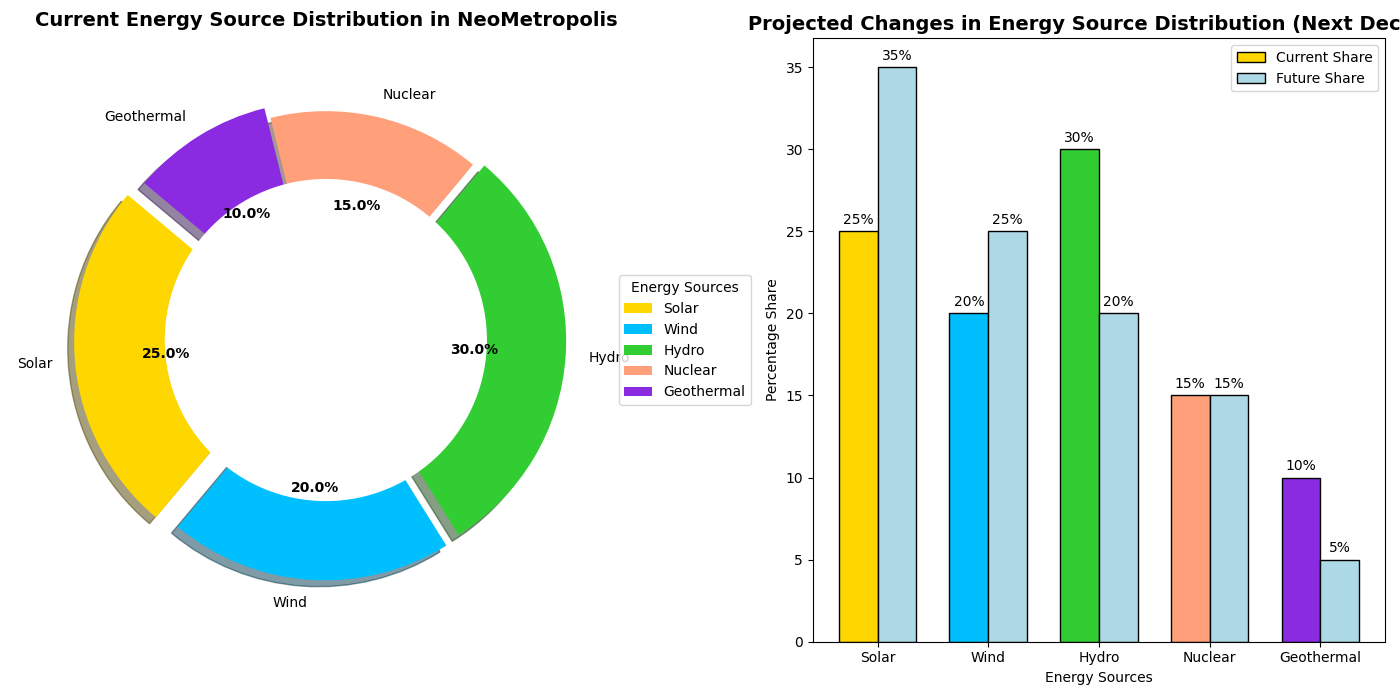

Reproduce this figure in Python.
import matplotlib.pyplot as plt
import numpy as np

# Backstory: This chart shows the distribution of various energy sources used in a fictional futuristic city named NeoMetropolis. The pie chart visualizes the percentage share of different energy types, and the bar chart compares this data with the city plans for energy sources for the next decade.

# Data for the pie chart
energy_sources = ['Solar', 'Wind', 'Hydro', 'Nuclear', 'Geothermal']
current_share = [25, 20, 30, 15, 10]
future_share = [35, 25, 20, 15, 5]
colors = ['#FFD700', '#00BFFF', '#32CD32', '#FFA07A', '#8A2BE2']
explode = (0.1, 0.05, 0.05, 0, 0.05)

# Creating a figure with 1 row and 2 columns for the subplots
fig, (ax1, ax2) = plt.subplots(1, 2, figsize=(14, 7))

# Plotting the pie chart
wedges, texts, autotexts = ax1.pie(current_share, labels=energy_sources, autopct='%1.1f%%', 
                                   startangle=140, colors=colors, explode=explode, shadow=True)

# Adding a donut hole
centre_circle = plt.Circle((0, 0), 0.70, color='white', fc='white', linewidth=1.25)
ax1.add_artist(centre_circle)

# Setting the title and adjusting label properties
ax1.set_title('Current Energy Source Distribution in NeoMetropolis', fontsize=14, fontweight='bold', pad=20)
plt.setp(autotexts, size=10, weight='bold', color='black')
plt.setp(texts, size=10)

# Custom legend outside the pie chart
ax1.legend(wedges, energy_sources, title="Energy Sources", loc="center left", bbox_to_anchor=(1, 0.5), fontsize=10)

# Bar chart to show future plans for energy sources
bar_width = 0.35
index = np.arange(len(energy_sources))

# Bars for current share and future share
rects1 = ax2.bar(index, current_share, bar_width, color=colors, label='Current Share', edgecolor='black')
rects2 = ax2.bar(index + bar_width, future_share, bar_width, color='#ADD8E6', label='Future Share', edgecolor='black')

# Title and labels
ax2.set_title('Projected Changes in Energy Source Distribution (Next Decade)', fontsize=14, fontweight='bold')
ax2.set_xlabel('Energy Sources')
ax2.set_ylabel('Percentage Share')
ax2.set_xticks(index + bar_width / 2)
ax2.set_xticklabels(energy_sources)
ax2.legend()

# Adding values on top of the bars
def add_value_labels(ax, rects):
    for rect in rects:
        height = rect.get_height()
        ax.annotate(f'{height}%', 
                    xy=(rect.get_x() + rect.get_width() / 2, height),
                    xytext=(0, 3),  # 3 points vertical offset
                    textcoords="offset points",
                    ha='center', va='bottom')

add_value_labels(ax2, rects1)
add_value_labels(ax2, rects2)

# Automatically adjust subplot params to give specified padding
plt.tight_layout()

# Display the plots
plt.show()
